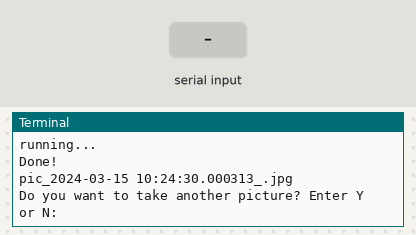
This program was run on a simulated Raspberry Pi (BCM pin numbers). Parts: the last lines printed to the terminal. The test bench sets the inputs (shaded band). The clock reads 2024-03-15 10:24:30 at power-on unless the program sets it; the camera gives no picture and a still takes 0.5 s. At 4.3 s the program stops and its outputs stay as they are.

Above: at 1.2 s.
1.3 s: "y" typed at the terminal, then Enter
At 2.1 s:
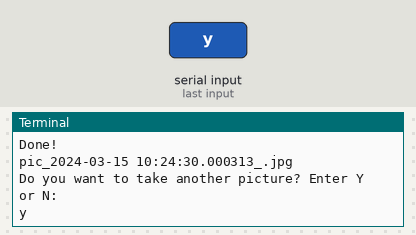
2.8 s: "y" typed at the terminal, then Enter
At 3.6 s:
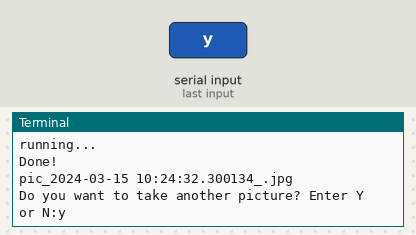
4.3 s: "n" typed at the terminal, then Enter
At 5.1 s:
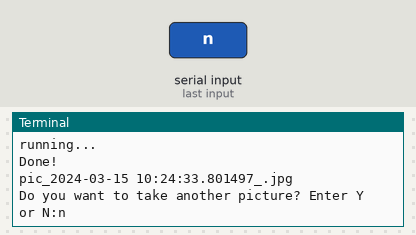

Measured:
- after the input at 1.3 s, the terminal: prints a new line at once (image 1)
- after the input at 2.8 s, the terminal: prints a new line at once (image 2)
- after the input at 4.3 s, the terminal: prints a new line at once (image 3)

The program:

camera_test01.py
```python
import picamera
from time import sleep
from datetime import datetime
import os
# Import the relevant functions and modules

with picamera.PiCamera() as camera:
# Rename the PiCamera object as just "camera"
     os.chdir("Camera_Images")
# Changes directory to Python/Camera_Images folder, so that pictures will be saved there
     go = "y"
# Set condition for while loop
     while go == "y":
# Repeats as long as go = "y" (which it always does)
          a = datetime.now()
# Finds the current date and time, stores them as a (this serves as a unique identifier for each picture)
          print ("running...")
          num = str(a)
# Convert the date and time to string format
          pic = ["pic", num, ".jpg"]
# Create an array with the parts of the eventual name of the picture
          s = "_"
# The separator in the picture name
          picname = (s.join(pic))
# Combine the elements of the pic array to form the picname
          camera.capture(picname)
# Take a picture and store it with a unique picname
          print ("Done!")
          print (picname)
          again = input ("Do you want to take another picture? Enter Y or N:")
          if again == "n":
               break
          if again == "N":
               break
# Ask the user if they want to take another picture, stop the program if they say no
          sleep (1)
# Wait a second
```
